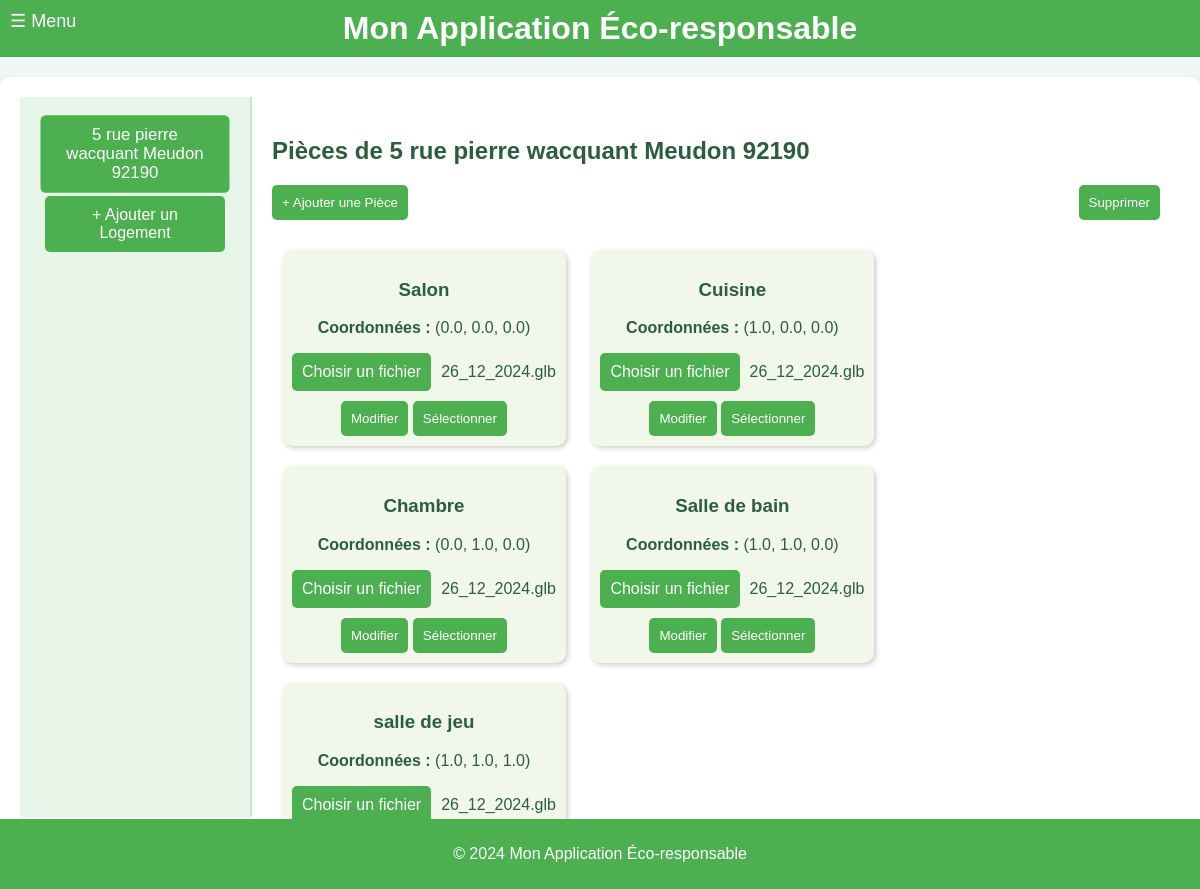
Before: /rooms/1 with the older database file.
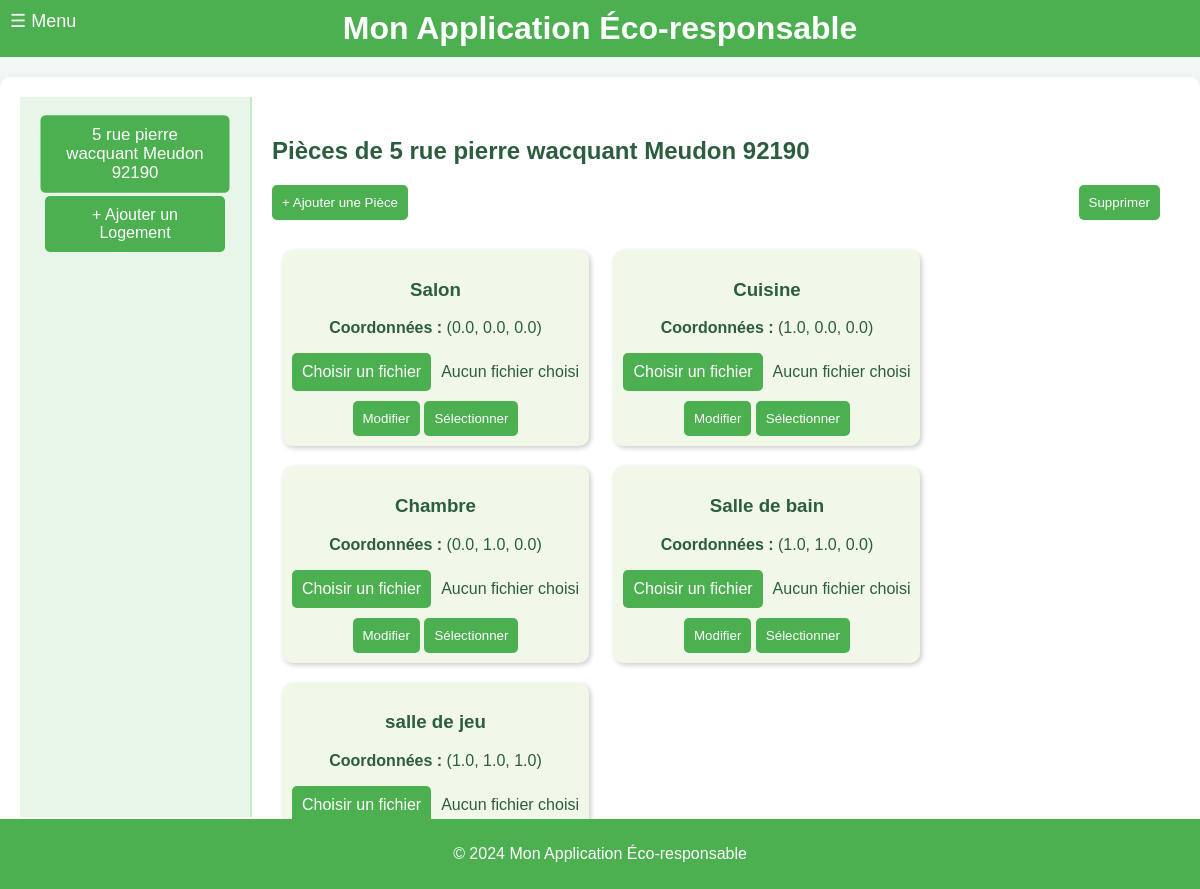
After: the same page with the newer database file.
### tables this page shows
CREATE TABLE Housing (
housing_id INTEGER PRIMARY KEY, -- Identifiant unique pour chaque logement
address VARCHAR(255), -- Adresse du logement
phone_number VARCHAR(20), -- NumÃ©ro de contact pour le logement
ip_address VARCHAR(15), -- Adresse IP associÃ©e au logement
insert_date TIMESTAMP DEFAULT CURRENT_TIMESTAMP -- Horodatage de l'ajout de l'enregistrement
);

CREATE TABLE Room (
    room_id INTEGER PRIMARY KEY, 
    housing_id INTEGER,
    name VARCHAR(100),
    x FLOAT,
    y FLOAT,
    z FLOAT,
    gltf_model VARCHAR(100) DEFAULT NULL,  -- Fix here: Comma instead of semicolon
    FOREIGN KEY (housing_id) REFERENCES Housing(housing_id)
);

### main.py (the view)
@app.get("/rooms/{housing_id}", response_class=HTMLResponse)
def get_rooms_for_housing(request: Request, housing_id: int):
    conn = get_db_connection()
    logements = conn.execute("SELECT housing_id, address FROM Housing").fetchall()
    rooms = conn.execute("SELECT * FROM Room WHERE housing_id = ?", (housing_id,)).fetchall()
    logement_address = next((logement["address"] for logement in logements if logement["housing_id"] == housing_id), "Logement par Défaut")
    conn.close()
    logements_list = [dict(logement) for logement in logements]
    rooms_list = [dict(room) for room in rooms]
    return templates.TemplateResponse("rooms.html", {
        "request": request,
        "logements": logements_list,
        "rooms": rooms_list,
        "selected_id": housing_id,
        "selected_logement_address": logement_address
    })

### templates/rooms.html (shortened to what this page needs)
{% extends "layout.html" %}
{% block content %}
<div class="container">
    <div class="menu">
        {% for logement in logements %}
        <div class="menu-item {% if selected_id == logement.housing_id %}active{% endif %}"
            onclick="location.href='/rooms/{{ logement.housing_id }}'">
            {{ logement.address }}
        </div>
        {% endfor %}
        <div class="menu-item" style="background-color: #4caf50; color: white;"
            onclick="location.href='http://localhost:8000/logements'">
            + Ajouter un Logement
        </div>
    </div>
    <div class="content">
        <h2>Pièces de {{ selected_logement_address or 'Logement par Défaut' }}</h2>
        <div class="actions">
            <button class="btn" onclick="openAddModal()">+ Ajouter une Pièce</button>
            <button class="btn" onclick="deleteSelected()">Supprimer</button>
        </div>
        {% if rooms %}
        {% for room in rooms %}
        <div class="tile" id="tile-{{ room.room_id }}">
            <h3>{{ room.name }}</h3>
            <p><strong>Coordonnées :</strong> ({{ room.x }}, {{ room.y }}, {{ room.z }})</p>
            <div style="margin-top: 10px; display: flex; align-items: center; gap: 10px;">
                <label for="gltf-upload-{{ room.room_id }}" class="custom-file-upload btn">
                    Choisir un fichier
                </label>
                <span id="file-name-{{ room.room_id }}">
                    {% if room.gltf_model %} {{ room.gltf_model.split('/')[-1] }} {% else %} Aucun fichier choisi {%
                    endif %}
                </span>
            </div>
            <div style="margin-top: 10px;">
                <button class="btn"
                    onclick="openEditModal('{{ room.room_id }}', '{{ room.name }}', '{{ room.x }}', '{{ room.y }}', '{{ room.z }}')">
                    Modifier
                </button>
                <button class="btn" onclick="toggleSelection('{{ room.room_id }}')">Sélectionner</button>
            </div>
        </div>
        {% endfor %}
        {% else %}
        <p>Aucune pièce trouvée pour ce logement.</p>
        {% endif %}
    </div>
</div>
{% endblock %}

### templates/layout.html (shortened to what this page needs)
<!DOCTYPE html>
<html lang="fr">
<head>
</head>
<body>
    <header>
        {% include 'menu.html' %}
        <h1>Mon Application Éco-responsable</h1>
    </header>
    <main>
        {% block content %}{% endblock %}
    </main>
    <footer>
        <p>&copy; 2024 Mon Application Éco-responsable</p>
    </footer>
</body>
</html>

### templates/menu.html (shortened to what this page needs)
<nav>
    <div id="menu-button" style="cursor: pointer; padding: 10px; position: absolute; top: 0; left: 0; color: white;" onclick="toggleMenu()">
        ☰ Menu
    </div>
</nav>

### templates/layout.html (style rules this page uses)
body { font-family: Arial, sans-serif; margin: 0; padding: 0; background-color: #f0f7f4; color: #2c5d3f; }
header { background-color: #4caf50; color: white; display: flex; align-items: center; padding: 10px; position: relative; }
header h1 { flex: 1; text-align: center; margin: 0; }
main { margin: 20px auto; padding: 20px; max-width: 1200px; background-color: white; border-radius: 10px; box-shadow: 0 4px 10px rgba(0, 0, 0, 0.1); }
footer { background-color: #4caf50; color: white; text-align: center; padding: 10px 0; position: fixed; width: 100%; bottom: 0; }

### templates/rooms.html (style rules this page uses)
.custom-file-upload { background-color: #4caf50; color: white; border: none; padding: 10px 20px; border-radius: 5px; cursor: pointer; display: inline-block; transition: background-color 0.2s, transform 0.2s; }
.container { display: flex; height: 90vh; }
.menu { width: 200px; background-color: #e8f5e9; padding: 15px; border-right: 2px solid #c8e6c9; }
.menu-item { background-color: #c8e6c9; padding: 10px; margin: 10px 0; text-align: center; border-radius: 5px; cursor: pointer; transition: transform 0.3s, background 0.3s; }
.menu-item:hover, .menu-item.active { background-color: #4caf50; color: white; transform: scale(1.05); }
.content { flex: 1; padding: 20px; }
.actions { margin-bottom: 20px; display: flex; justify-content: space-between; }
.btn { background-color: #4caf50; color: white; border: none; padding: 10px; border-radius: 5px; cursor: pointer; transition: transform 0.2s; }
.tile { display: inline-block; background-color: #f1f8e9; border-radius: 10px; padding: 10px; margin: 10px; box-shadow: 2px 2px 5px rgba(0, 0, 0, 0.2); text-align: center; transition: transform 0.3s; }

### templates/menu.html (style rules this page uses)
#menu-button { font-size: 18px; background-color: transparent; border: none; z-index: 1001; }
.menu-item { display: block; padding: 10px 20px; text-decoration: none; color: black; font-size: 16px; background-color: white; margin: 5px 10px; border-radius: 5px; transition: background 0.2s, color 0.2s; }

Changed rows visible on the page:
changed Room "Salon": gltf_model "26_12_2024.glb" → (not shown); now shows "Aucun fichier choisi"
changed Room "Cuisine": gltf_model "26_12_2024.glb" → (not shown); now shows "Aucun fichier choisi"
changed Room "Chambre": gltf_model "26_12_2024.glb" → (not shown); now shows "Aucun fichier choisi"
changed Room "Salle de bain": gltf_model "26_12_2024.glb" → (not shown); now shows "Aucun fichier choisi"
changed Room "salle de jeu": gltf_model "26_12_2024.glb" → (not shown); now shows "Aucun fichier choisi"
